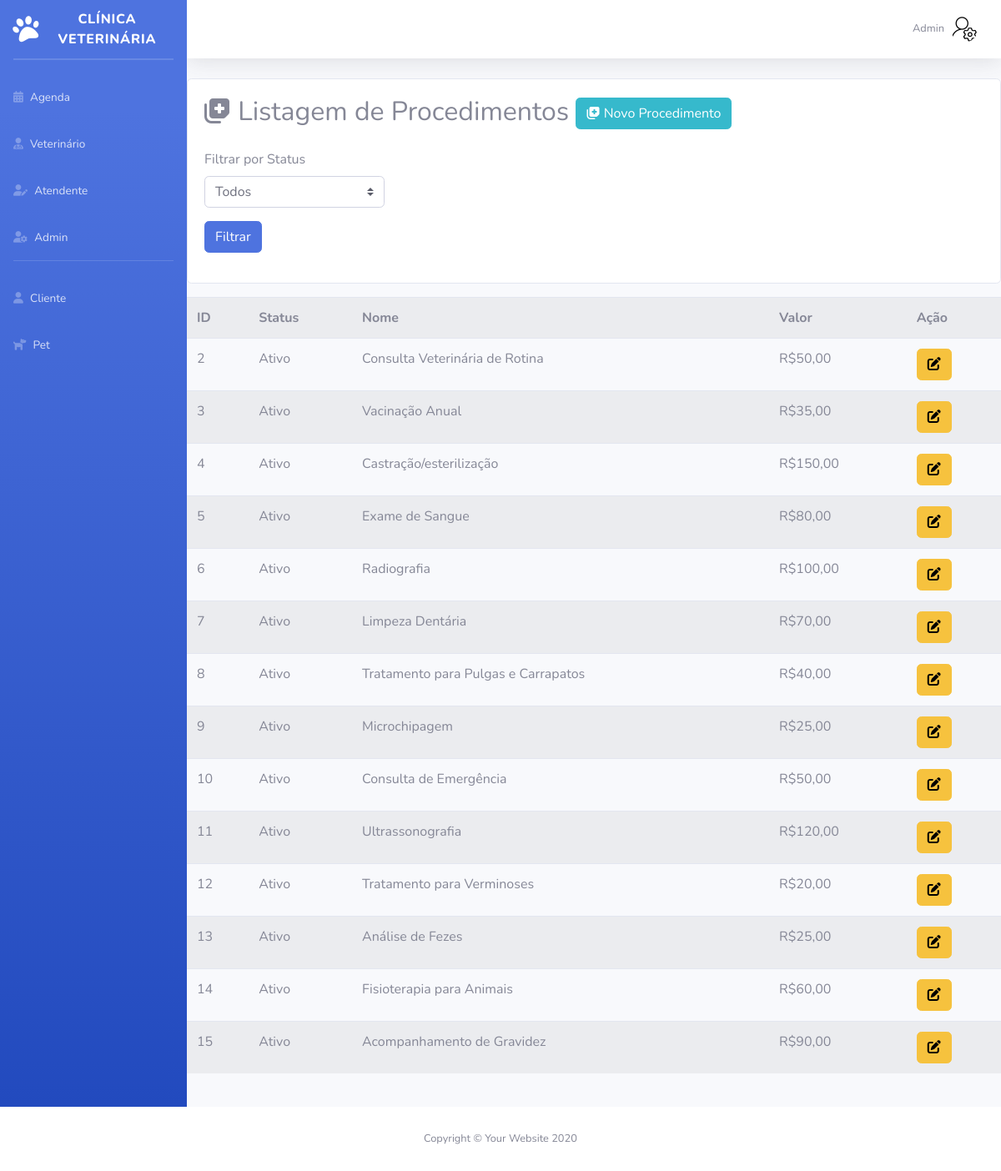
The app's page /Sistema/Admin/listagemProcedimento.php (signed in) with its own data.
### tables this page shows
CREATE TABLE `procedimento` (
  `id` int(11) NOT NULL,
  `statusProcedimento` varchar(10) NOT NULL,
  `nome` varchar(100) NOT NULL,
  `valor` double(11,2) NOT NULL
);

### Sistema/Admin/listagemProcedimento.php (the view, shortened to what this page needs)
<?php
require_once("conexao.php");
$sql = "select * from procedimento";
$resultado = mysqli_query($conexao, $sql);
?>
<!DOCTYPE html>
<html lang="pt-br">
<head>
    <link href="vendor/fontawesome-free/css/all.min.css" rel="stylesheet" type="text/css">
    <link href="css/sb-admin-2.min.css" rel="stylesheet">
</head>
<body id="page-top">
    <div id="wrapper">
        <?php require_once("sidebarAdmin.php"); ?>
        <div id="content-wrapper" class="d-flex flex-column">
            <div id="content">
                <?php require_once("topbarAdmin.php"); ?>
                <div class="card mt-3 mb-3">
                    <div class="card-body">
                        <h2><i class="fa-solid fa-notes-medical"></i> Listagem de Procedimentos
                            <a href="cadastroProcedimento.php" class="btn btn-info btn-sn"><i class="fa-solid fa-notes-medical"></i> Novo Procedimento</a>
                        </h2>
                        <form method="post">
                            <div class="row mb-3 mt-4">
                                <div class="col-3">
                                    <label for="filtroStatus">Filtrar por Status</label>
                                    <select class="custom-select" name="filtroStatus">
                                        <option value="">Todos</option>
                                    </select>
                                    <button type="submit" class="btn btn-primary mt-3">Filtrar</button>
                                </div>
                            </div>
                        </form>
                    </div>
                </div>
                <?php
                if ($resultado->num_rows > 0) {
                ?>
                    <table class="table table-striped table-hover" id="listaAgenda">
                        <tr>
                            <th scope="col">ID</th>
                            <th>Status</th>
                            <th>Nome</th>
                            <th>Valor</th>
                            <th>Ação</th>
                        </tr>
                        <?php
                        while ($row = $resultado->fetch_assoc()) {
                            $valorProcedimento = isset($row["valor"]) ? number_format($row["valor"], 2, ',', '.') : "";
                            echo "<tr><td>" . $row["id"] . "</td><td>" . $row["statusProcedimento"] . "</td><td>" . $row["nome"] . "</td><td>R$" . $valorProcedimento . "</td>";
                        ?>
                            <td>
                                <a href="editarProcedimento.php?id=<?= $row['id'] ?>" class="btn btn-warning"><i class="fa-solid fa-pen-to-square" style="color: #000000;"></i></a>
                            </td>
                            </tr>
                        <?php
                        }
                        ?>
                    </table>
                    <br>
                <?php
                } else {
                    echo "Nenhum resultado encontrado.";
                }
                ?>
            </div>
            <?php require_once("footer.php"); ?>
</body>
</html>

### records on screen
procedimento: id "2", statusProcedimento "Ativo", nome "Consulta Veterinária de Rotina", valor "50,00"
procedimento: id "3", statusProcedimento "Ativo", nome "Vacinação Anual", valor "35,00"
procedimento: id "4", statusProcedimento "Ativo", nome "Castração/esterilização", valor "150,00"
procedimento: id "5", statusProcedimento "Ativo", nome "Exame de Sangue", valor "80,00"
procedimento: id "6", statusProcedimento "Ativo", nome "Radiografia", valor "100,00"
procedimento: id "7", statusProcedimento "Ativo", nome "Limpeza Dentária", valor "70,00"
procedimento: id "8", statusProcedimento "Ativo", nome "Tratamento para Pulgas e Carrapatos", valor "40,00"
procedimento: id "9", statusProcedimento "Ativo", nome "Microchipagem", valor "25,00"
procedimento: id "10", statusProcedimento "Ativo", nome "Consulta de Emergência", valor "50,00"
procedimento: id "11", statusProcedimento "Ativo", nome "Ultrassonografia", valor "120,00"
procedimento: id "12", statusProcedimento "Ativo", nome "Tratamento para Verminoses", valor "20,00"
procedimento: id "13", statusProcedimento "Ativo", nome "Análise de Fezes", valor "25,00"
procedimento: id "14", statusProcedimento "Ativo", nome "Fisioterapia para Animais", valor "60,00"
procedimento: id "15", statusProcedimento "Ativo", nome "Acompanhamento de Gravidez", valor "90,00"

### other values on screen
$nomeAdmin "Admin"
